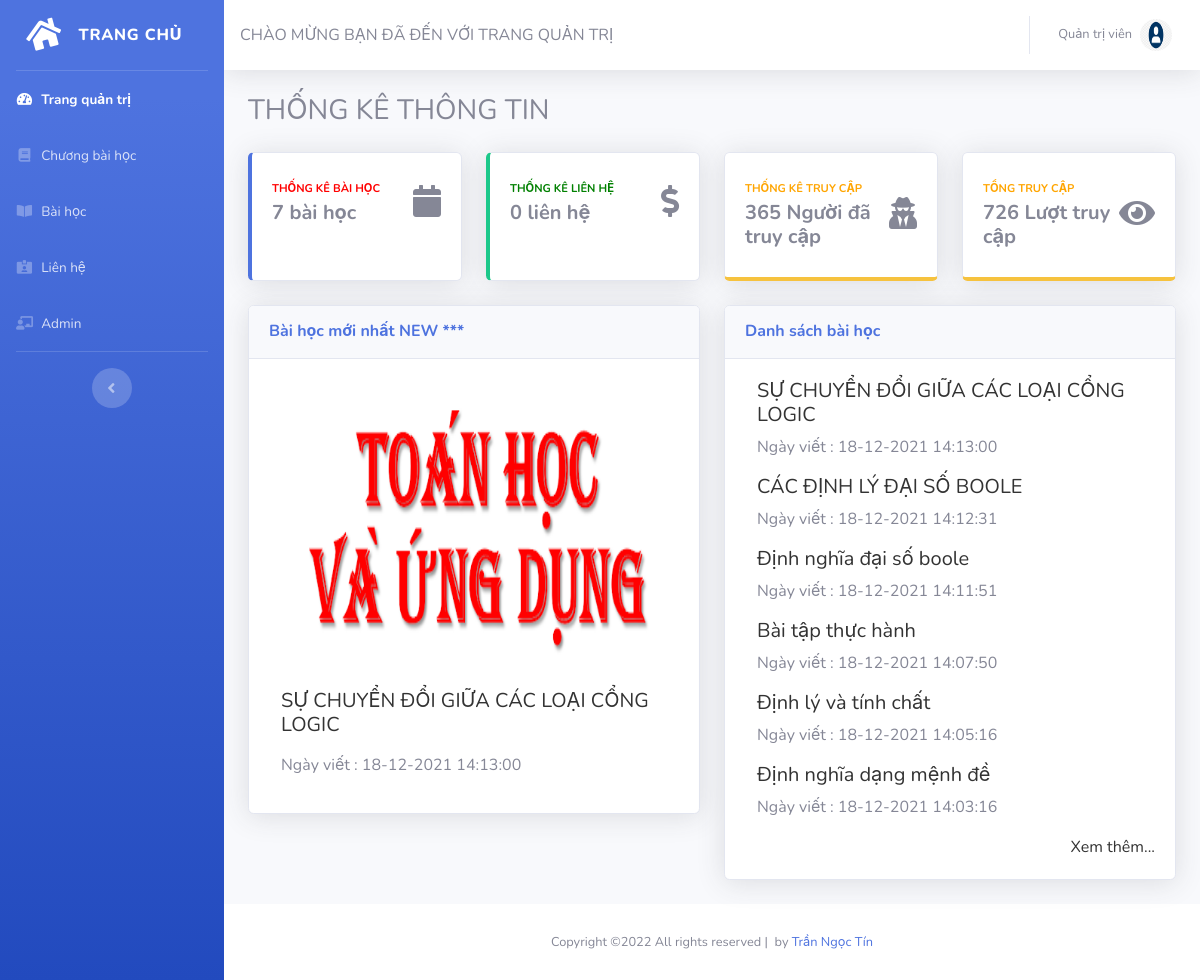
The page /admin/index.php?ql=thongke (signed in) on the database its author committed.
### tables this page shows
CREATE TABLE `tbl_tintuc` (
  `id_tintuc` int(11) NOT NULL,
  `manguoidung` int(11) NOT NULL,
  `tieude` varchar(200) NOT NULL,
  `maloaitintuc` int(11) NOT NULL,
  `mota` varchar(200) NOT NULL,
  `noidung` text NOT NULL,
  `anh` text DEFAULT NULL,
  `ghichu` text DEFAULT '<iframe width="560" height="315" src="https://www.youtube.com/embed/Hf6F24DzW_g" frameborder="0" allow="accelerometer; autoplay; clipboard-write; encrypted-media; gyroscope; picture-in-picture" allowfullscreen></iframe>',
  `nguon` varchar(100) NOT NULL,
  `ngayviet` datetime NOT NULL
);

### admin/thongke.php (the view, shortened to what this page needs)
<?php
	include_once('../config/connect.php');
  $luottruycap_file = 'luottruycap.txt';
  $fo = fopen($luottruycap_file, 'r');
  $fr = fread($fo, filesize($luottruycap_file));
  $fp = 'thongketruycap.txt';
  $fo1 = fopen($fp, 'r');
  $fr1 = fread($fo1, filesize($fp));
  $fr1++;
 ?>
<?php
    $baiviet = mysqli_num_rows($con->query("SELECT * FROM tbl_tintuc "));
    $lienhe = mysqli_num_rows($con->query("SELECT * FROM tbl_lienhe"));
 ?>
          <div class="d-sm-flex align-items-center justify-content-between mb-4">
            <h1 class="h3 mb-0 text-red-800" style="text-transform: uppercase; text-align: center;">Thống kê thông tin</h1>
          </div>
          <div class="row">
            <div class="col-xl-3 col-md-6 mb-4">
              <div class="card border-left-primary shadow h-100 py-2">
                <div class="card-body">
                  <div class="row no-gutters align-items-center">
                    <div class="col mr-2">
                      <div class="text-xs font-weight-bold text-primary text-uppercase mb-1">
                        <a href="?ql=baiviet/ds" style="color: red;" >Thống kê bài học</a>
                      </div>
                      <div class="h5 mb-0 font-weight-bold text-red-800"><?php echo $baiviet ?> bài học</div>
                    </div>
                    <div class="col-auto">
                      <i class="fas fa-calendar fa-2x text-red-300"></i>
                    </div>
                  </div>
                </div>
              </div>
            </div>
            <div class="col-xl-3 col-md-6 mb-4">
              <div class="card border-left-success shadow h-100 py-2">
                <div class="card-body">
                  <div class="row no-gutters align-items-center">
                    <div class="col mr-2">
                      <div class="text-xs font-weight-bold text-success text-uppercase mb-1">
                        <a href="?ql=lienhe/ds" style="color: green;" >Thống kê Liên hệ</a>
                      </div>
                      <div class="h5 mb-0 font-weight-bold text-red-800"><?php echo $lienhe ?> liên hệ</div>
                    </div>
                    <div class="col-auto">
                      <i class="fas fa-dollar-sign fa-2x text-red-300"></i>
                    </div>
                  </div>
                </div>
              </div>
            </div>
            <div class="col-xl-3 col-md-6 mb-4">
              <div class="card border-bottom-warning shadow h-100 py-2">
                <div class="card-body">
                  <div class="row no-gutters align-items-center">
                    <div class="col mr-2">
                      <div class="text-xs font-weight-bold text-warning text-uppercase mb-1"><a href=# style="color: orange;" >Thống kê truy cập</a></div>
                      <div class="h5 mb-0 font-weight-bold text-red-800"><?php echo $fr ;?> Người đã truy cập</div>
                    </div>
                    <div class="col-auto">
                      <i class="fas fa-user-secret fa-2x text-red-300"></i>
                    </div>
                  </div>
                </div>
              </div>
            </div>
            <div class="col-xl-3 col-md-6 mb-4">
              <div class="card border-bottom-warning shadow h-100 py-2">
                <div class="card-body">
                  <div class="row no-gutters align-items-center">
                    <div class="col mr-2">
                      <div class="text-xs font-weight-bold text-warning text-uppercase mb-1"><a href=# style="color: orange;" >Tổng truy cập</a></div>
                      <div class="h5 mb-0 font-weight-bold text-red-800"><?php echo $fr1 ;?> Lượt truy cập</div>
                    </div>
                    <div class="col-auto">
                      <i class="fas fa-eye fa-2x text-red-300"></i>
                    </div>
                  </div>
                </div>
              </div>
            </div>
          </div>
          <div class="row">
            <div class="col-xl-6 col-lg-6">
              <div class="card shadow mb-4">
                <div class="card-header py-3 d-flex flex-row align-items-center justify-content-between">
                  <h6 class="m-0 font-weight-bold text-primary">Bài học mới nhất <span class="new">NEW ***</span></h6>
                </div>
                <?php
                  $sql = "SELECT * FROM tbl_tintuc
                          WHERE id_tintuc = (SELECT MAX(id_tintuc) FROM tbl_tintuc)";
                  $query = $con->query($sql);
                  $row = $query->fetch_assoc();
                 ?>
                <div class="card-body">
                  <div class="chart-area" style="height: 100%;">
                    <div class="post-item">
                      <div class="image-item col-md-12">
                        <a href="?ql=tintuc/sua&id=<?php echo $row['id_tintuc'] ?>"><img style="height: 300px" src="../images/<?php echo $row['anh'] ?>" alt=""></a>
                      </div>
                      <div class="col-md-12 content-item">
                        <h5><a href="?ql=tintuc/sua&id=<?php echo $row['id_tintuc'] ?>"><?php echo $row['tieude'] ?></a></h5>
                        <p>Ngày viết : <?php echo date("d-m-Y H:i:s", strtotime($row['ngayviet'])) ?></p>
                      </div>
                    </div>
                  </div>
                </div>
              </div>
            </div>
            <div class="col-xl-6 col-lg-6">
              <div class="card shadow mb-4">
                <div class="card-header py-3 d-flex flex-row align-items-center justify-content-between">
                  <h6 class="m-0 font-weight-bold text-primary">Danh sách bài học</h6>
                </div>
                <div class="card-body">
                  <?php
                $sql1 = "SELECT * FROM tbl_tintuc ORDER BY id_tintuc DESC LIMIT 6";
                $query1 = $con->query($sql1);
                while ($row1 = $query1->fetch_assoc()) {
                 ?>
                  <div class="danhsachbaiviet">
                    <div class="col-xl-12"><h5><a href="?ql=tintuc/sua&id=<?php echo $row1['id_tintuc'] ?>"><?php echo $row1['tieude'] ?></a></h5></div>
                    <div class="col-xl-12"><p>Ngày viết : <?php echo date("d-m-Y H:i:s", strtotime($row1['ngayviet'])) ?></p></div>
                  </div>
                  <?php } ?>
                  <div class="tintuc" style="text-align: end;"><a href="?ql=tintuc/ds">Xem thêm...</a></div>
                </div>
              </div>
            </div>
          </div>

### admin/thongke.php (style rules this page uses)
.card-body a { color: #333; }
.image-item a img { display: block; width: 100%; }
.image-item { text-align: center; padding-bottom: 10px; }
.text-primary { width: 100%; }
.new { text-align: right; animation: example 2s infinite; }

### rows shown on the page
tbl_tintuc: anh (picture), tieude "SỰ CHUYỂN ĐỔI GIỮA CÁC LOẠI CỔNG LOGIC", ngayviet "18-12-2021 14:13:00"
tbl_tintuc: tieude "CÁC ĐỊNH LÝ ĐẠI SỐ BOOLE", ngayviet "18-12-2021 14:12:31"
tbl_tintuc: tieude "Định nghĩa đại số boole", ngayviet "18-12-2021 14:11:51"
tbl_tintuc: tieude "Bài tập thực hành", ngayviet "18-12-2021 14:07:50"
tbl_tintuc: tieude "Định lý và tính chất", ngayviet "18-12-2021 14:05:16"
tbl_tintuc: tieude "Định nghĩa dạng mệnh đề", ngayviet "18-12-2021 14:03:16"

### other values the page prints
$_SESSION['tk']['tenhienthi'] "Quản trị viên"
$baiviet "7"
$lienhe "0"
$fr "365"
$fr1 "726"
